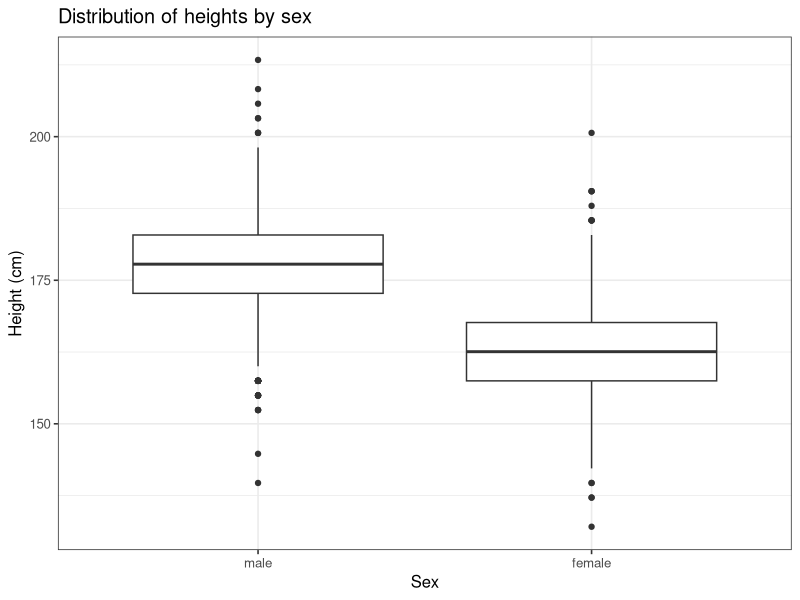
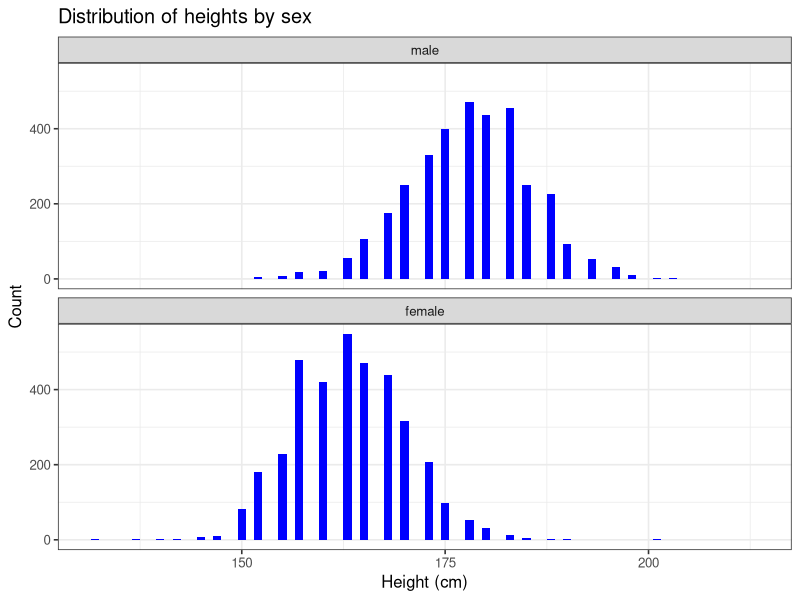
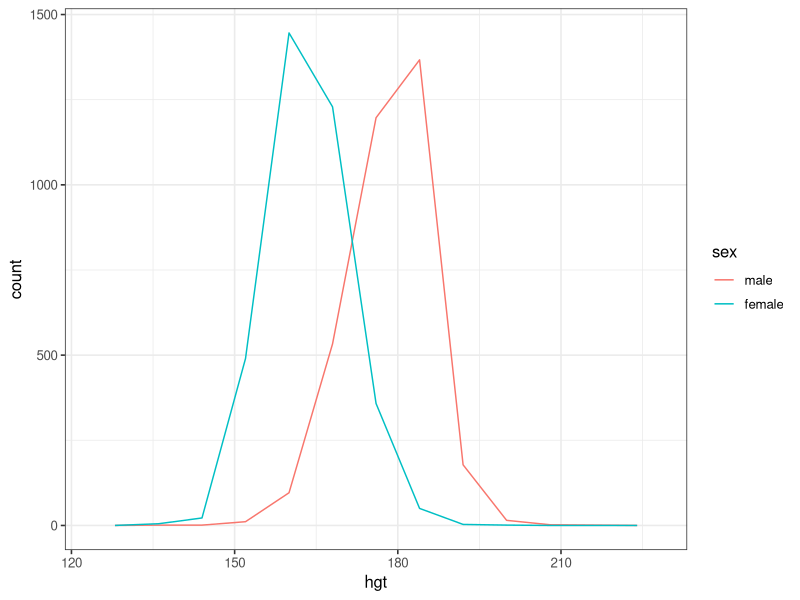
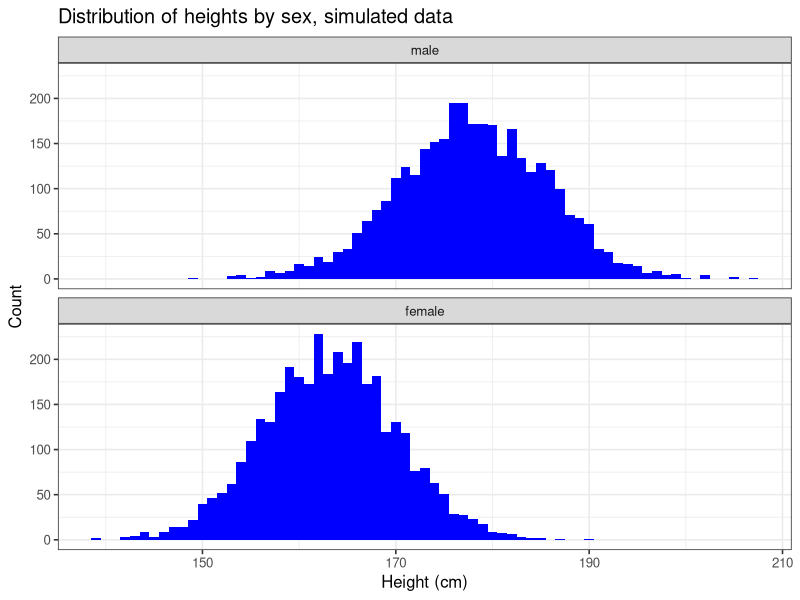
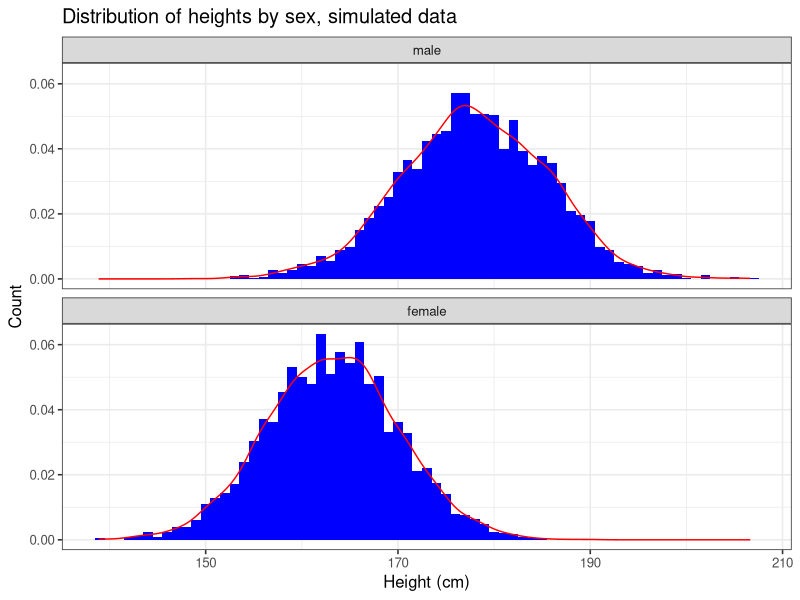
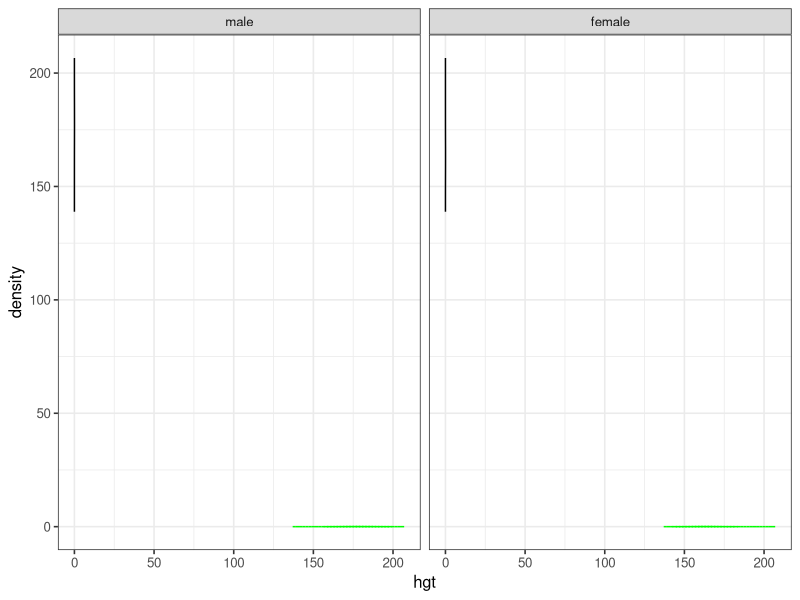
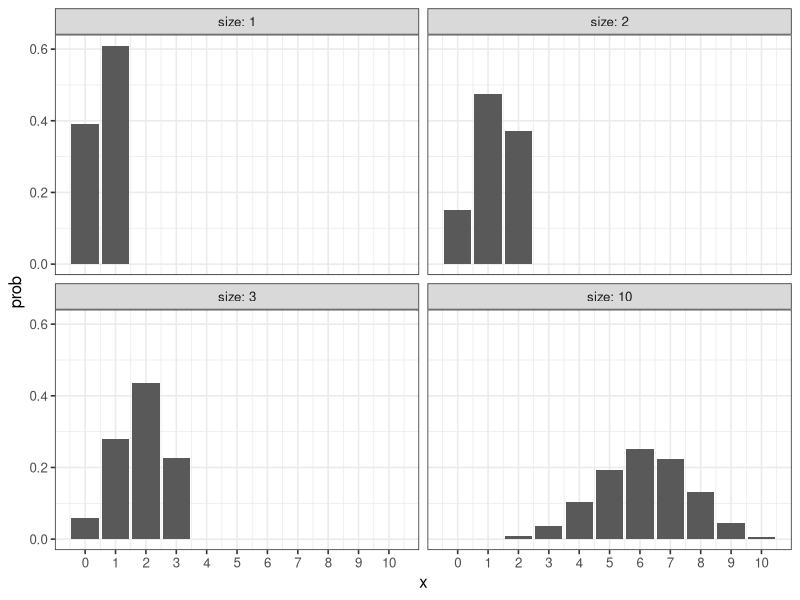
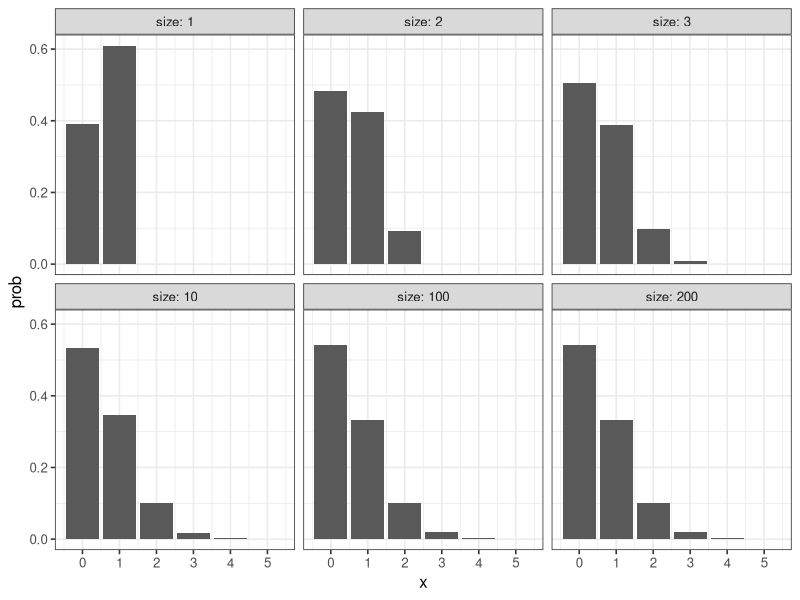

R code for these plots, in order:
## ---- chunk 1
knitr::opts_chunk$set(echo = TRUE)

options(dplyr.summarise.inform = FALSE)
library(tidyverse)

# set theme used for plotting
theme_set(theme_bw(base_size = 12))

# Modelr package
library(modelr)

library(ggplot2)

## ---- chunk 2
# test
heights <- heights

heights
## ---- chunk 3
heights$hgt <- heights$height * 2.54

heights$wgt <- heights$weight * 0.45359237

heights
## ---- chunk 4
ggplot(heights, aes(x = sex, y = hgt)) + 
  geom_boxplot() +
  xlab("Sex") +
  ylab("Height (cm)") +
  ggtitle("Distribution of heights by sex")
## ---- chunk 5
ggplot(heights, aes(x = hgt)) +
  geom_histogram(binwidth = 1, fill = "blue") +
  facet_wrap(~ sex, ncol = 1) +
  xlab("Height (cm)") +
  ylab("Count") +
  ggtitle("Distribution of heights by sex")
## ---- chunk 6
#?heights
ggplot(heights, aes(x = hgt, color = sex, fill = sex)) +
  geom_freqpoly(binwidth = 8)
## ---- chunk 7
hgt_summary <- heights %>%
  group_by(sex) %>%
  summarize(
    hgt_mean = mean(hgt),
    hgt_sd = sd(hgt),
    counts = n()
)

hgt_summary
## ---- chunk 8
# Tøl frá https://en.wikipedia.org/wiki/Average_human_height_by_country
# Land brúk: Bretland
hgt_summary

#df['r3',]

male <- hgt_summary[hgt_summary$sex == 'male',] 
female <- hgt_summary[hgt_summary$sex == 'female',] 

hgt_males   <- tibble(
   hgt = rnorm(male$counts, 
           male$hgt_mean, 
           male$hgt_sd),
   sex = male$sex)
hgt_males

hgt_females   <- tibble(
   hgt = rnorm(female$counts, 
           female$hgt_mean, 
           female$hgt_sd),
  sex = female$sex)
hgt_females


hgt_sim <-
  rbind(
    hgt_males,
    hgt_females
  )

arrange(hgt_sim, desc(hgt_sim$hgt))
## ---- chunk 9

## ---- chunk 10
ggplot(hgt_sim, aes(x = hgt)) +
  geom_histogram(binwidth = 1, fill = "blue") +
  facet_wrap(~ sex, ncol = 1) +
  xlab("Height (cm)") +
  ylab("Count") +
  ggtitle("Distribution of heights by sex, simulated data")
## ---- chunk 11
ggplot(hgt_sim, aes(x = hgt, after_stat(density))) +
  geom_histogram(binwidth = 1, fill = "blue") +
  geom_density(colour = "red", aes(y = after_stat(density))) +
  facet_wrap(~ sex, ncol = 1) +
  xlab("Height (cm)") +
  ylab("Count") +
  ggtitle("Distribution of heights by sex, simulated data")
## ---- chunk 12
#hgt_sim
#hgt_sim <- mutate(
#  hgt_sim,
#  #tibble(ndata_m = dnorm(3604, 0, 1))
#)

mean_hgt_males <- mean(hgt_males$hgt, na.rm = TRUE)
mean_hgt_females <- mean(hgt_females$hgt, na.rm = TRUE)

ndata <- NULL


hgt_sim <- hgt_sim %>%
  mutate(hgt = hgt, sex = sex, dn = hgt / 173)#if (sex == "male") { hgt / mean_hgt_makes } else { hgt / mean_hgt_females })

#ndata_m <- tibble(hgt = dnorm(hgt_males$hgt, mean_hgt_males, 1), sex = "male")
#ndata_f <- tibble(hgt = dnorm(hgt_females$hgt, mean_hgt_females, 1), sex = "female")
#ndata <- NULL
#ndata <- rbind(ndata_m, ndata_f)
#testdata <- tibble(for (i in hgt_sim) {
#  i$hgt
#})

ggplot(hgt_sim) +
  geom_histogram(aes(x = hgt, after_stat(density)), binwidth = 2, colour = "green", fill = "black") +
  geom_density(data = ndata, aes(y = hgt)) +
  facet_wrap(~ sex)# +
  #theme(
  #  panel.background = element_rect(fill = "black"),
  #  plot.background = element_rect(fill = "darkgray")
  #)
  
## ---- chunk 13

## ---- chunk 14

## ---- chunk 15
pnorm(180, male$hgt_mean, male$hgt_sd) - pnorm(170, male$hgt_mean, male$hgt_sd)
pnorm(180, female$hgt_mean, female$hgt_sd) - pnorm(170, female$hgt_mean, female$hgt_sd)
## ---- chunk 16
hgt_sim %>%
  group_by(sex) %>%
  summarise(
    pnorm = pnorm(180, mean(hgt), sd(hgt)) - pnorm(170, mean(hgt), sd(hgt))
  )
## ---- chunk 17

## ---- chunk 18

## ---- chunk 19

## ---- chunk 20

## ---- chunk 21

## ---- chunk 22
x_values <- 0:10
prob <- 0.61
size <- c(1,2,3,10)

ndata <- NULL
for (i in size) {
  tb_data <- NULL
  tb_data <- tibble(
    x = x_values,
    size = i,
    prob = dbinom(x_values, size, prob)
  )
  ndata <- rbind(ndata, tb_data)
}

ggplot() +
  geom_bar(data=ndata, aes(x, prob), stat = "identity") +
  ylab("prob") +
  facet_wrap(~ size, labeller = label_both) +
  scale_x_continuous(breaks=seq(min(x_values), max(x_values), 1))
## ---- chunk 23
x_values <- 0:5
prob_value <- 0.61
size <- c(1,2,3,10,100,200)

ndata <- NULL
for (i in size) {
  tb_data <- NULL
  tb_data <- tibble(
    x = x_values,
    size = i,
    prob = prob_value/size,
    y = dbinom(x_values, size, prob)
  )
  ndata <- rbind(ndata, tb_data)
}

ggplot() +
  geom_bar(data=ndata, aes(x, y), stat = "identity") +
  ylab("prob") +
  facet_wrap(~ size, labeller = label_both) +
  scale_x_continuous(breaks=seq(min(x_values), max(x_values), 1))
## ---- chunk 24
x_values <- 0:15
lambda <- c(0.0061, 0.061, 0.61, 6.1)

pdata <- NULL
for (i in lambda) {
  tb_data <- NULL
  tb_data <- tibble(
    x = x_values,
    lambda = i,
    y = dpois(x,lambda),
    ppois = ppois(x,lambda),
    ppois_rtail = 1 - ppois(x,lambda)
    )
  
  pdata <- rbind(pdata, tb_data)
}

ggplot(data=pdata, ) +
  geom_bar(aes(x, y), stat = "identity") +
  # geom_bar(aes(x, y, fill = "dpois(x, lambda)"), stat = "identity") +
  geom_line(aes(x, ppois, colour = "a. ppois(x, lambda)")) +
  geom_line(aes(x, ppois_rtail, colour = "b. 1 - ppois(x, lambda)")) +
  scale_y_continuous(breaks = seq(0, 1, 0.2))+
  scale_x_continuous(breaks=seq(min(x_values), max(x_values), 5)) +
  ylab("pmf") +
  facet_wrap(~ lambda, labeller = label_both)

## ---- chunk 25
x_values <- 0:5

size <- 200
prob <- 0.61/size

lambda <- 0.61

data_bino <- tibble(
  x = x_values,
  y = dbinom(x_values, size, prob),
  # label = "dbinom(x_values, size, prob)"
  label = sprintf("dbinom(%s:%s, %s, %s)", min(x_values),max(x_values), size, prob)
)

data_pois <- tibble(
  x = x_values,
  y = dpois(x,lambda),
  label = sprintf("dpois(%s:%s, %s)", min(x_values),max(x_values), lambda)
)

# data_bino
# data_pois

data_bp <- rbind(data_bino, data_pois)
data_bp

## ---- chunk 26
ggplot(data = data_bp) +
  geom_bar(aes(x,y), stat = "identity") +
  geom_text(aes(x,y, label = round(y, 4)), vjust=-0.5, size = 3.25) +
  facet_wrap(~ label)
## ---- chunk 27
ggplot(data = data_bp) +
  geom_bar(aes(x,y*200), stat = "identity") +
  geom_text(aes(x,y*200, label = round(y*200, 0)), vjust=-0.5, size = 3.25) +
  facet_wrap(~ label)

## ---- chunk 28

n_values <- c(10, 50, 100)

pdata <- NULL
for (n in n_values) {
  tb_data <- NULL
  tb_data <- tibble(
    n = n,
    x = 0:n,
    prob = 2/n,
    y = dbinom(x, n, prob)
    
  )
  pdata <- rbind(pdata, tb_data)
}
ggplot(pdata) +
  geom_bar(aes(x, y), stat = "identity") +
  facet_wrap(~ n,nrow=n, labeller = label_both,scales="free_x") +
  xlab("Amount of failed transmissions") +
  ylab("Chance of transmission failure")
ggplot(pdata) +
  geom_bar(aes(x, y), stat = "identity") +
  facet_wrap(~ n,nrow=n, labeller = label_both,scales="free_y") +
  xlab("Amount of failed transmissions") +
  ylab("Chance of transmission failure")

## ---- chunk 29
data_bino <- rbind(tibble(
  x = 0:10,
  y = c(dbinom(0:10, 10, 0.2)),
  label = rep("1. dbinom(x, 10, 0.2)", 11)
)
,
tibble(
    x = 0:10,
    y = c(dbinom(0:10, 50, 0.04)),
    label = rep("2. dbinom(x, 50, 0.04)", 11)
    )
,
tibble(
    x = 0:10,
    y = c(dbinom(0:10, 100, 0.02)),
    label = rep("3. dbinom(x, 100, 0.02)", 11)
  ))

data_pois <-tibble(
  x = 0:10,
  y = dpois(0:10, 2),
  label = rep("4. dpois(x, 2)", 11)
)


data_bp <- bind_rows(data_bino, data_pois)

data_bp
## ---- chunk 30
library(ggplot2)

ggplot(data_bp, aes(x = x, y = y, fill = label)) +
  geom_bar(stat = "identity") +
  facet_wrap(~label, nrow = 4,scales="fixed") +
  labs(x = "x", y = "Probability", fill = NULL)
## ---- chunk 31
distributions <- data_bp %>% pivot_wider(names_from=label,values_from=y) %>% round(5)

head(distributions,n=10)
## ---- chunk 32
data_bino <- rbind(tibble(
  x = 0:10,
  y = c(dbinom(0:10, 10, 0.2)),
  label = rep("1. dbinom(x, 10, 0.2)", 11)
)
,
tibble(
    x = 0:10,
    y = c(dbinom(0:10, 1000, 0.002)),
    label = rep("2. dbinom(x, 1000, 0.002)", 11)
    )
,
tibble(
    x = 0:10,
    y = c(dbinom(0:10, 10000, 2e-04)),
    label = rep("3. dbinom(x, 10000, 2e-04)", 11)
  ))

data_pois <-tibble(
  x = 0:10,
  y = dpois(0:10, 2),
  label = rep("4. dpois(x, 2)", 11)
)


data_bp <- bind_rows(data_bino, data_pois)

data_bp
ggplot(data_bp, aes(x = x, y = y, fill = label)) +
  geom_bar(stat = "identity") +
  facet_wrap(~label, nrow = 4,scales="fixed") +
  labs(x = "x", y = "Probability", fill = NULL)
## ---- chunk 33
distributions <- data_bp %>% pivot_wider(names_from=label,values_from=y) %>% round(5)
head(distributions,n=10)
## ---- chunk 34
sum(dpois(0:3,lambda=2))
## ---- chunk 35
ppois(3,lambda=2)
